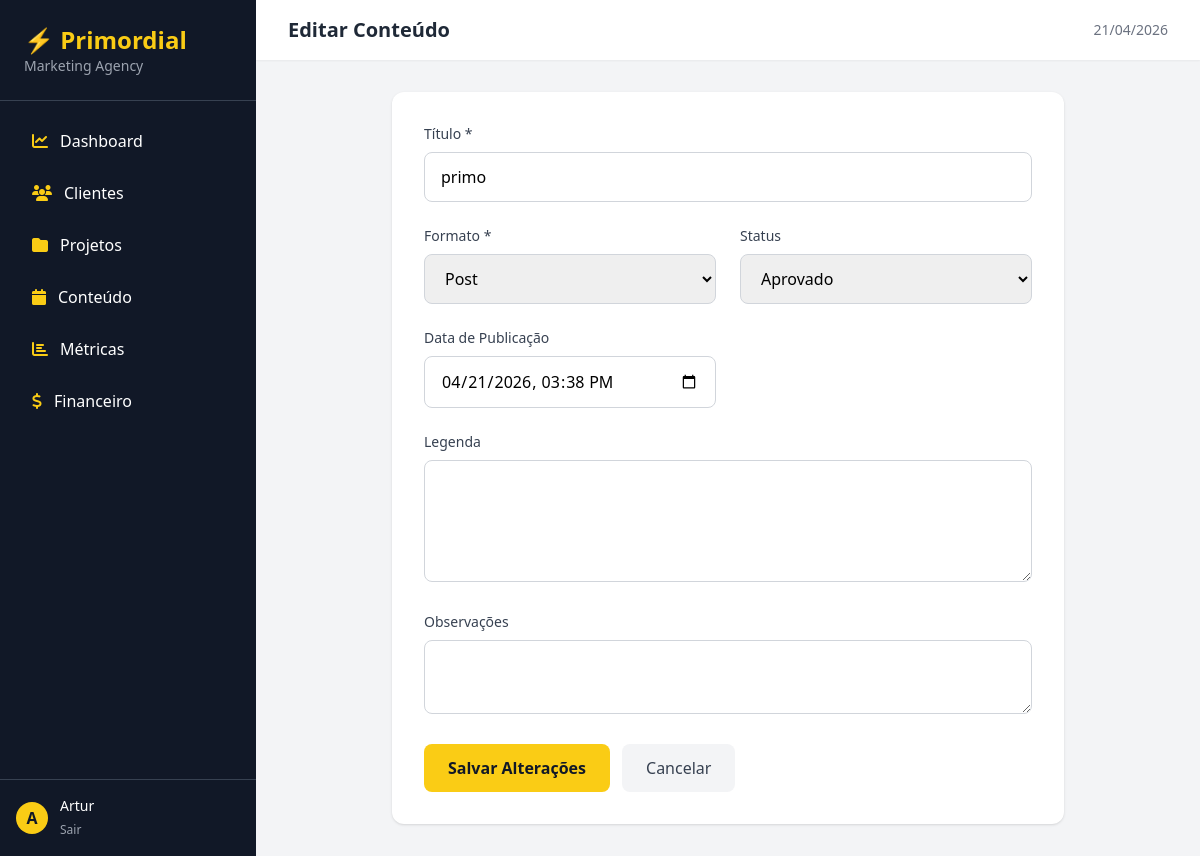
The app's page /conteudo/1/editar/ (signed in) with its own data.
### conteudo/models.py (models this page shows, shortened)
class Conteudo(models.Model):
    STATUS_CHOICES = [
        ('ideia', 'Ideia'),
        ('producao', 'Em Produção'),
        ('revisao', 'Em Revisão'),
        ('aprovado', 'Aprovado'),
        ('publicado', 'Publicado'),
    ]
    FORMATO_CHOICES = [
        ('post', 'Post'),
        ('reels', 'Reels'),
        ('stories', 'Stories'),
        ('carrossel', 'Carrossel'),
        ('video', 'Vídeo'),
        ('artigo', 'Artigo'),
    ]
    titulo = models.CharField(max_length=200)
    cliente = models.ForeignKey(Cliente, on_delete=models.CASCADE, related_name='conteudos')
    rede_social = models.ForeignKey(RedeSocial, on_delete=models.SET_NULL, null=True, blank=True)
    formato = models.CharField(max_length=20, choices=FORMATO_CHOICES)
    status = models.CharField(max_length=20, choices=STATUS_CHOICES, default='ideia')
    responsavel = models.ForeignKey(User, on_delete=models.SET_NULL, null=True, blank=True)
    data_publicacao = models.DateTimeField(null=True, blank=True)
    legenda = models.TextField(blank=True)
    observacoes = models.TextField(blank=True)

### conteudo/views.py (the view, shortened to what this page needs)
# urls.py: path('<int:pk>/editar/', views.editar_conteudo, name='editar_conteudo'),
@login_required
def editar_conteudo(request, pk):
    conteudo = get_object_or_404(Conteudo, pk=pk)
    clientes = Cliente.objects.filter(status='ativo')
    responsaveis = User.objects.all()
    return render(request, 'conteudo/editar_conteudo.html', {
        'conteudo': conteudo,
        'clientes': clientes,
        'responsaveis': responsaveis,
    })

### templates/conteudo/editar_conteudo.html (shortened to what this page needs)
{% extends 'base/base.html' %}
{% block page_title %}Editar Conteúdo{% endblock %}
{% block content %}
<div class="max-w-2xl mx-auto bg-white rounded-xl shadow p-8">
    <form method="post">
        <div class="grid grid-cols-1 md:grid-cols-2 gap-6 mb-6">
            <div class="md:col-span-2">
                <label class="block text-sm font-medium text-gray-700 mb-2">Título *</label>
                <input type="text" name="titulo" value="{{ conteudo.titulo }}" required
                    class="w-full px-4 py-3 border border-gray-300 rounded-lg focus:outline-none focus:ring-2 focus:ring-yellow-400">
            </div>
            <div>
                <label class="block text-sm font-medium text-gray-700 mb-2">Formato *</label>
                <select name="formato" required
                    class="w-full px-4 py-3 border border-gray-300 rounded-lg focus:outline-none focus:ring-2 focus:ring-yellow-400">
                    <option value="post" {% if conteudo.formato == 'post' %}selected{% endif %}>Post</option>
                </select>
            </div>
            <div>
                <label class="block text-sm font-medium text-gray-700 mb-2">Status</label>
                <select name="status"
                    class="w-full px-4 py-3 border border-gray-300 rounded-lg focus:outline-none focus:ring-2 focus:ring-yellow-400">
                    <option value="aprovado" {% if conteudo.status == 'aprovado' %}selected{% endif %}>Aprovado</option>
                </select>
            </div>
            <div>
                <label class="block text-sm font-medium text-gray-700 mb-2">Data de Publicação</label>
                <input type="datetime-local" name="data_publicacao"
                    value="{{ conteudo.data_publicacao|date:'Y-m-d\TH:i' }}"
                    class="w-full px-4 py-3 border border-gray-300 rounded-lg focus:outline-none focus:ring-2 focus:ring-yellow-400">
            </div>
        </div>
        <div class="mb-6">
            <label class="block text-sm font-medium text-gray-700 mb-2">Legenda</label>
            <textarea name="legenda" rows="4"
                class="w-full px-4 py-3 border border-gray-300 rounded-lg focus:outline-none focus:ring-2 focus:ring-yellow-400">{{ conteudo.legenda }}</textarea>
        </div>
        <div class="mb-6">
            <label class="block text-sm font-medium text-gray-700 mb-2">Observações</label>
            <textarea name="observacoes" rows="2"
                class="w-full px-4 py-3 border border-gray-300 rounded-lg focus:outline-none focus:ring-2 focus:ring-yellow-400">{{ conteudo.observacoes }}</textarea>
        </div>
        <div class="flex gap-3">
            <button type="submit" class="bg-yellow-400 text-gray-900 font-bold px-6 py-3 rounded-lg hover:bg-yellow-500 transition">
                Salvar Alterações
            </button>
            <a href="{% url 'detalhe_conteudo' conteudo.pk %}" class="bg-gray-100 text-gray-700 font-medium px-6 py-3 rounded-lg hover:bg-gray-200 transition">
                Cancelar
            </a>
        </div>
    </form>
</div>
{% endblock %}

### templates/base/base.html (shortened to what this page needs)
<!DOCTYPE html>
<html lang="pt-br">
<head>
    <script src="https://cdn.tailwindcss.com"></script>
    <link href="https://cdnjs.cloudflare.com/ajax/libs/font-awesome/6.4.0/css/all.min.css" rel="stylesheet">
</head>
<body class="bg-gray-100 font-sans">
    <div class="flex h-screen">
        <aside class="w-64 bg-gray-900 text-white flex flex-col">
            <div class="p-6 border-b border-gray-700">
                <h1 class="text-2xl font-bold text-yellow-400">⚡ Primordial</h1>
                <p class="text-gray-400 text-sm">Marketing Agency</p>
            </div>
            <nav class="flex-1 p-4 space-y-1">
                <a href="/dashboard/" class="flex items-center gap-3 px-4 py-3 rounded-lg hover:bg-gray-700 transition">
                    <i class="fas fa-chart-line text-yellow-400"></i> Dashboard
                </a>
                <a href="/crm/" class="flex items-center gap-3 px-4 py-3 rounded-lg hover:bg-gray-700 transition">
                    <i class="fas fa-users text-yellow-400"></i> Clientes
                </a>
                <a href="/projetos/" class="flex items-center gap-3 px-4 py-3 rounded-lg hover:bg-gray-700 transition">
                    <i class="fas fa-folder text-yellow-400"></i> Projetos
                </a>
                <a href="/conteudo/" class="flex items-center gap-3 px-4 py-3 rounded-lg hover:bg-gray-700 transition">
                    <i class="fas fa-calendar text-yellow-400"></i> Conteúdo
                </a>
                <a href="/metricas/" class="flex items-center gap-3 px-4 py-3 rounded-lg hover:bg-gray-700 transition">
                    <i class="fas fa-chart-bar text-yellow-400"></i> Métricas
                </a>
                <a href="/financeiro/" class="flex items-center gap-3 px-4 py-3 rounded-lg hover:bg-gray-700 transition">
                    <i class="fas fa-dollar-sign text-yellow-400"></i> Financeiro
                </a>
            </nav>
            <div class="p-4 border-t border-gray-700">
                <div class="flex items-center gap-3">
                    <div class="w-8 h-8 bg-yellow-400 rounded-full flex items-center justify-center text-gray-900 font-bold">
                        {{ request.user.username|first|upper }}
                    </div>
                    <div>
                        <p class="text-sm font-medium">{{ request.user.username }}</p>
                        <a href="/admin/logout/" class="text-xs text-gray-400 hover:text-white">Sair</a>
                    </div>
                </div>
            </div>
        </aside>
        <main class="flex-1 overflow-auto">
            <header class="bg-white shadow-sm px-8 py-4 flex items-center justify-between">
                <h2 class="text-xl font-semibold text-gray-800">{% block page_title %}{% endblock %}</h2>
                <span class="text-sm text-gray-500">{% now "d/m/Y" %}</span>
            </header>
            <div class="p-8">
                {% block content %}{% endblock %}
            </div>
        </main>
    </div>
</body>
</html>

### records on screen
Conteudo: titulo "primo", formato "Post", status "Aprovado", data_publicacao "04/21/2026 15:38"

### other values on screen
{{ request.user.username|first|upper }} "A"
{{ request.user.username }} "Artur"
